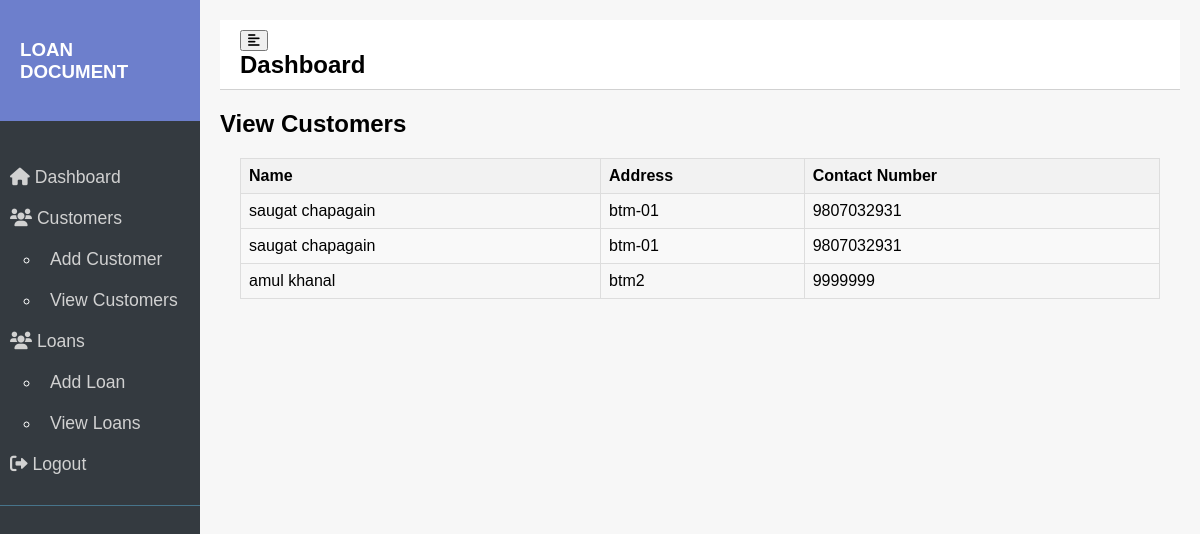
Page /loans/customers/ (signed in) on the committed database.
### loans/models.py (models this page shows)
class Customer(models.Model):
    name = models.CharField(max_length=100)
    address = models.TextField()
    contact_number = models.CharField(max_length=15)

### loans/views.py (the view)
# urls.py: path('customers/', views.view_customers, name='view_customers'),
@login_required
@permission_required('loans.view_customer', raise_exception=True)
def view_customers(request):
    customers = Customer.objects.all()
    return render(request, 'loans/view_customers.html', {'customers': customers})

### loans/templates/loans/view_customers.html
{% extends 'loans/base.html' %}
{% block content %}
{% load static %}
<link rel="stylesheet" href="{% static 'css/styles_viewcusto.css' %}">
<h2>View Customers</h2>
<div class="customer-table-container">
    <table class="customer-table">
        <thead>
            <tr>
                <th>Name</th>
                <th>Address</th>
                <th>Contact Number</th>
            </tr>
        </thead>
        <tbody>
            {% for customer in customers %}
            <tr>
                <td>{{ customer.name }}</td>
                <td>{{ customer.address }}</td>
                <td>{{ customer.contact_number }}</td>
            </tr>
            {% endfor %}
        </tbody>
    </table>
</div>
{% endblock %}

### static/css/styles_base.css (style rules this page uses)
body, html { margin: 0; padding: 0; height: 100%; font-family: 'Poppins', sans-serif; background: #f7f7f7; }

### static/css/styles_viewcusto.css (style rules this page uses)
.customer-table-container { margin: 20px; }
.customer-table { width: 100%; border-collapse: collapse; border: 1px solid #ddd; }
.customer-table th, .customer-table td { padding: 8px; text-align: left; border: 1px solid #ddd; }
.customer-table th { background-color: #f2f2f2; }
.customer-table tr:nth-child(even) { background-color: #f9f9f9; }

### rows in the picture
Customer: name "saugat chapagain", address "btm-01", contact_number "9807032931"
Customer: name "saugat chapagain", address "btm-01", contact_number "9807032931"
Customer: name "amul khanal", address "btm2", contact_number "9999999"
